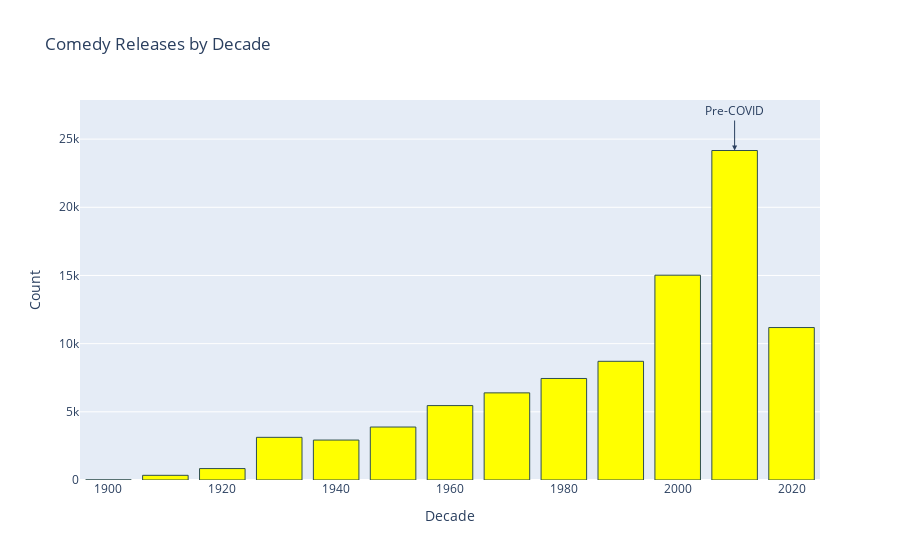

Source (notebook cell):
### Code cell
# Plotly bar
fig = px.bar(decade_counts, x='Decade', y='Count', # color='Decade', 
             color_discrete_sequence=['yellow'], # Comedy is usually  yellow
             title='Comedy Releases by Decade')
fig.update_traces(marker=dict(line=dict(width=1, color='DarkSlateGrey')))
# Label the bar for 2010 pre-covid vertically
fig.add_annotation(x=2010, y=decade_counts.loc[decade_counts['Decade'] == 2010, 'Count'].values[0],
                   text="Pre-COVID",
                   showarrow=True,
                   arrowhead=2,
                   ax=0,
                   ay=-40,
                   font=dict(size=12))
fig.show()

### Figure 1 — Plotly figure (JSON) as saved in the notebook; plotly's stock layout.template omitted (floating-point values rounded to 4 significant figures)
{"data": [{"alignmentgroup": "True", "hovertemplate": "Decade=%{x}<br>Count=%{y}<extra></extra>", "legendgroup": "", "marker": {"color": "yellow", "line": {"color": "DarkSlateGrey", "width": 1}, "pattern": {"shape": ""}}, "name": "", "offsetgroup": "", "orientation": "v", "showlegend": false, "textposition": "auto", "type": "bar", "x": [1900, 1910, 1920, 1930, 1940, 1950, 1960, 1970, 1980, 1990, 2000, 2010, 2020], "xaxis": "x", "y": [7, 343, 838, 3129, 2930, 3885, 5457, 6391, 7445, 8705, 15020, 24165, 11181], "yaxis": "y"}], "layout": {"annotations": [{"arrowhead": 2, "ax": 0, "ay": -40, "font": {"size": 12}, "showarrow": true, "text": "Pre-COVID", "x": 2010, "y": 24165}], "barmode": "relative", "legend": {"tracegroupgap": 0}, "title": {"text": "Comedy Releases by Decade"}, "xaxis": {"anchor": "y", "domain": [0, 1], "title": {"text": "Decade"}}, "yaxis": {"anchor": "x", "domain": [0, 1], "title": {"text": "Count"}}}}
